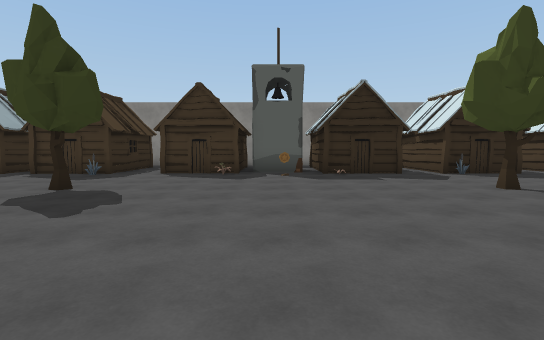
View 1 (above)

22 first-person views from a walk through a Unity game level. The camera is 1.4 m above the floor, tilts 4° down and sees 85° across. The floor is counted in squares, 2 m on a side. Each view is taken from the middle of a square. On the plan, view 1 faces up. The plan holds only what a view shows up to about 10 squares ahead; the rest is blank. The place goes on beyond the plan. The player character is not drawn. Some surface patterns are stand-ins.

View 2
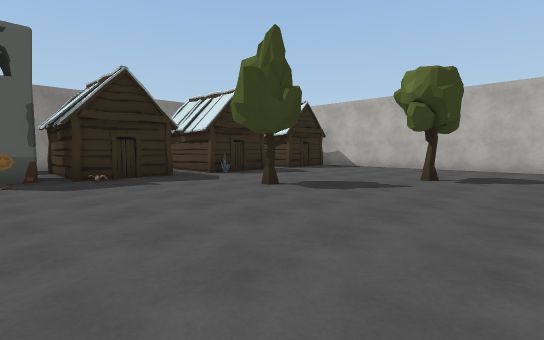

View 3
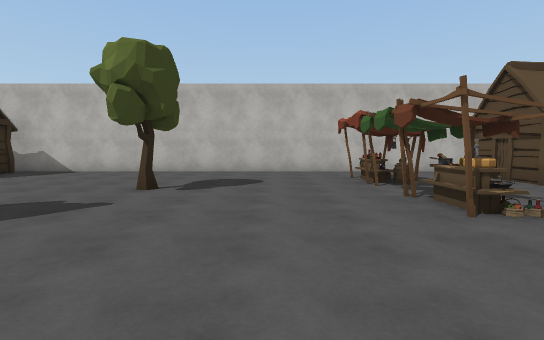

View 4
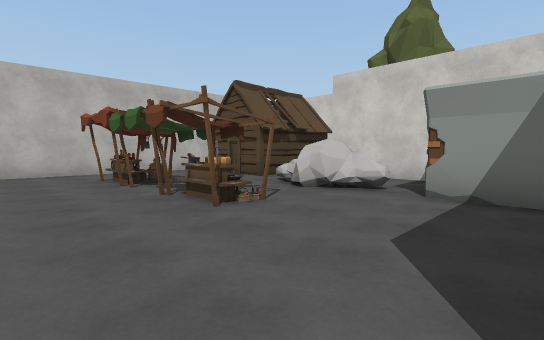

View 5
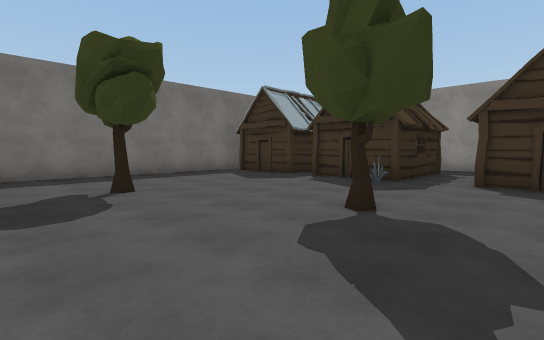

View 6
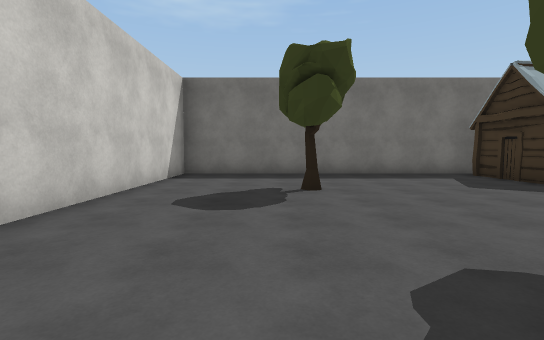

View 7
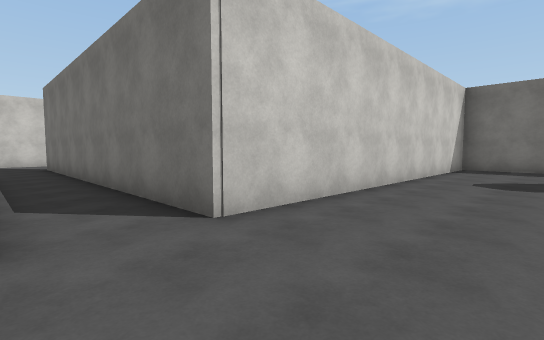

View 8
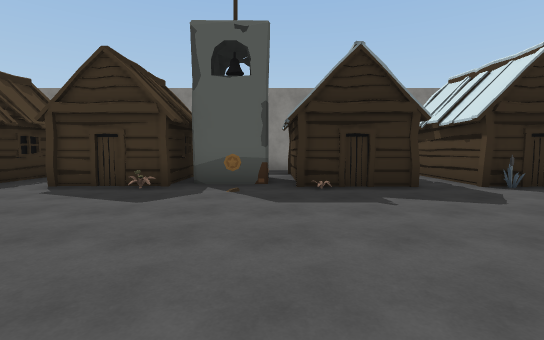

View 9
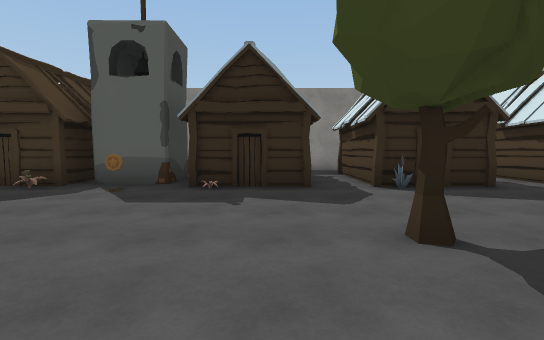

View 10
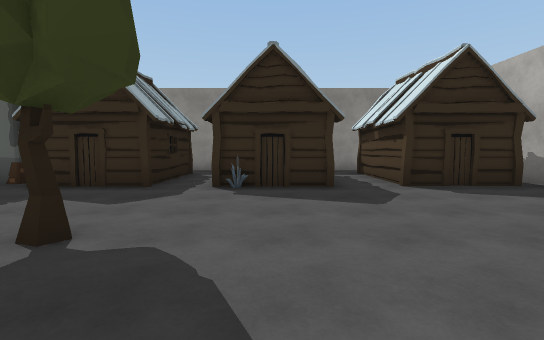

View 11
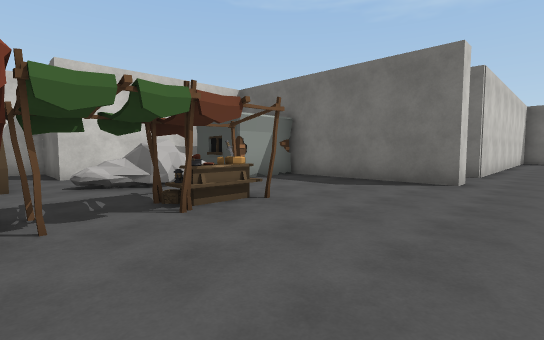

View 12
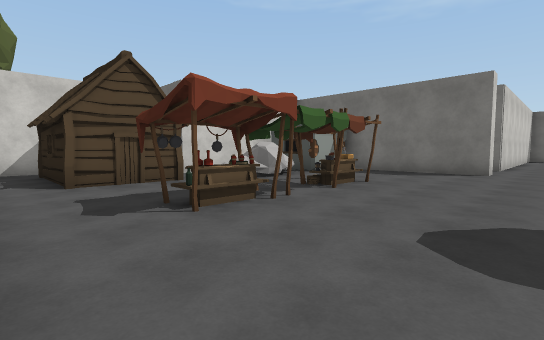

View 13
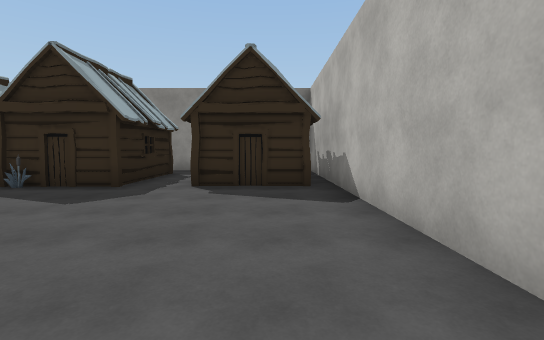

View 14
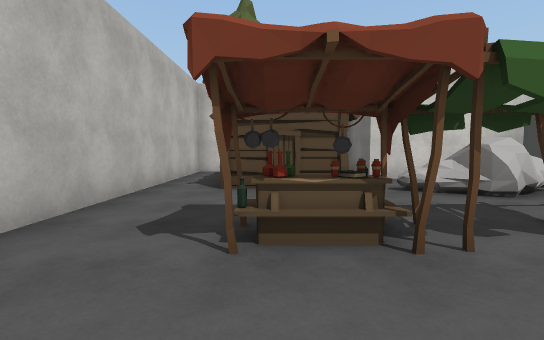

View 15
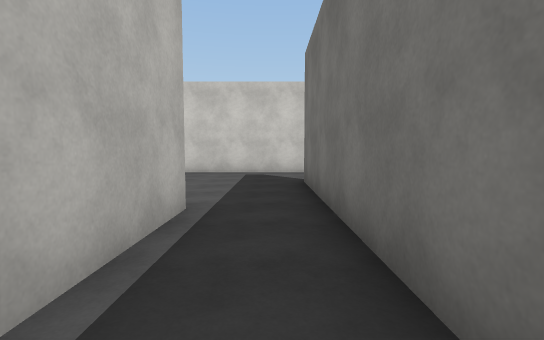

View 16
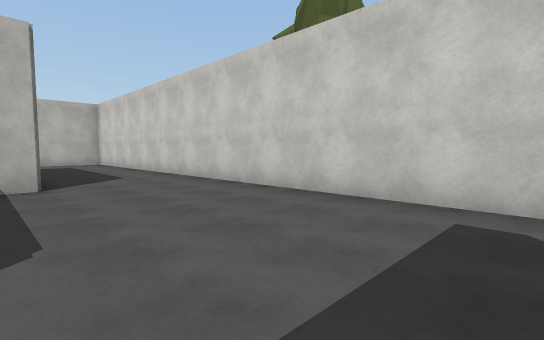

View 17
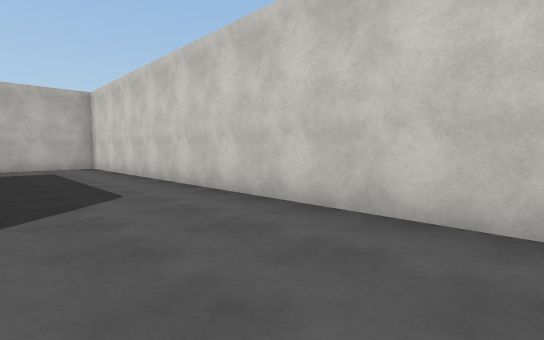

View 18
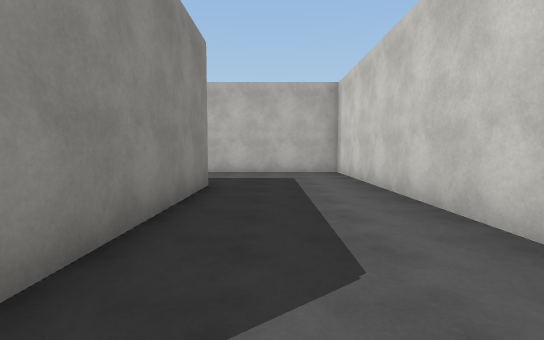

View 19
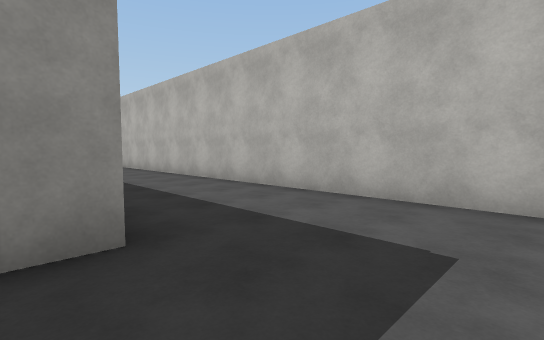

View 20
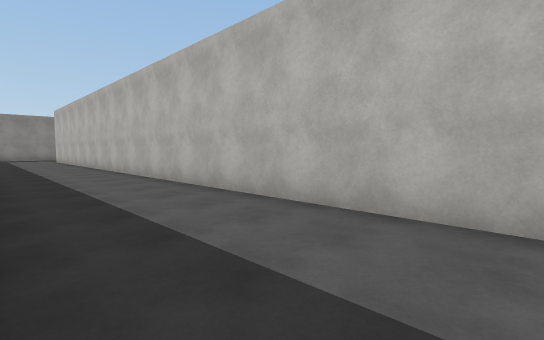

View 21
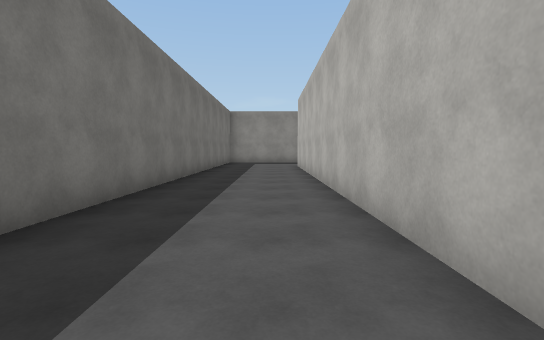

View 22
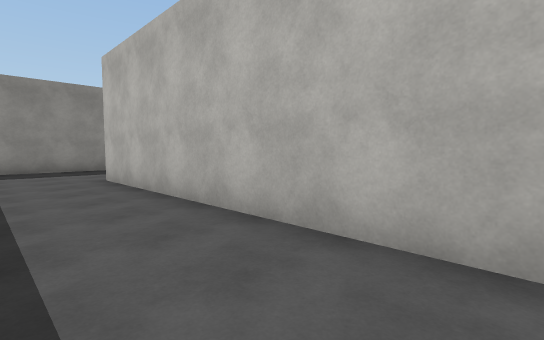

### Floor plan
Points are (right, up) in squares from view 1. A wall is a line through its corners. A room is listed if a view was taken in it or the views show most of it. See-through windows are left out.
Room 1 (views 1, 15, 16, 17, 18, 19, 20, 21, 22)
walls: (11.8, -8.8) (7.2, -8.8); (6.1, -8.9) (6.1, -8.2); (11.8, 7) (11.8, -0.6); (1, -6.5) (1, -4); (-0.7, 0.5) (-0.7, -9.5); (16.1, 12.9) (13.4, 12.9); (-1, -12) (15.1, -12) (15.1, 9.4)
ways out: opening at (0, 0) to room 2; opening at (-1, -10.5)
Room 2 (views 2, 3, 4, 5, 6, 7, 8, 9, 10, 11, 12, 13, 14)
walls: (1, 0.5) (1.5, 0.5) (1.5, -3.9); (0.9, 10.3) (0.9, 8.9) (-0.5, 8.9); (1.8, 12.9) (0.1, 12.9); (3, -6) (6.7, -6) (6.7, -8.3) (7.5, -8.3); (-3.9, 12.9) (-5, 12.9); (9, 12.9) (3.2, 12.9); (-10.5, 8.9) (-10.5, 0.5) (-0.7, 0.5); (9.8, -8.3) (11.3, -8.3) (11.3, 12.9)
ways out: opening at (0, 0) to room 1
objects: hut (-10, 9); hut (-8, 9) to (-8, 10); tree (-7, 4); hut (-7, 9); hut (-6, 8) to (-5, 11); tree (-4, 5); hut (-3, 9) to (-1, 11); plant (-1, 8); coin (0, 8); other object (2, -4); other object (2, 8); hut (2, 9) to (3, 11); other object (4, -4); tree (4, 5); other object (5, -4) to (6, -4); other object (5, 8); hut (5, 9) to (7, 11); stall (6, -2) to (6, -1); tree (7, 3); hut (8, -7) to (10, -4); stall (8, -2) to (9, -1); hut (9, 9) to (10, 11)

Positions as (right, up) in squares from view 1, and headings:
1: (0, 0), facing up
2: (0, 1), facing up-right
3: (2, 1), facing right
4: (2, 1), facing down-right
5: (-2, 2), facing up-left
6: (-2, 3), facing left
7: (1, 3), facing down-left
8: (1, 3), facing up
9: (3, 3), facing up
10: (6, 3), facing up
11: (8, 2), facing down-left
12: (11, 2), facing down-left
13: (10, 3), facing up
14: (9, 1), facing down
15: (0, -3), facing down
16: (0, -8), facing down-right
17: (3, -9), facing down-right
18: (6, -10), facing right
19: (11, -11), facing up-right
20: (12, -10), facing up-right
21: (14, -3), facing up
22: (13, 2), facing up-right
